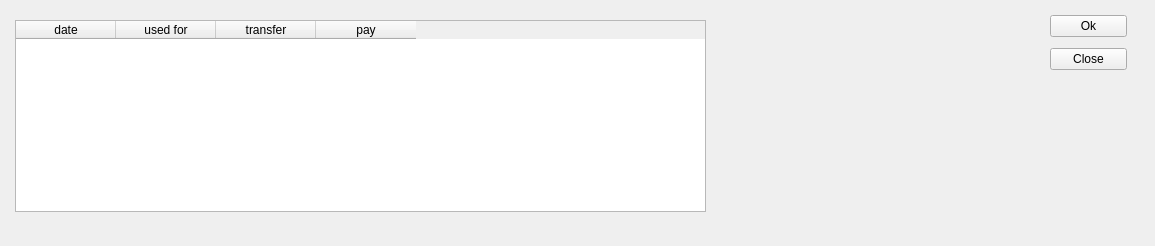
<ui version="4.0" >
 <class>FormShowHistoryList</class>
 <widget class="QWidget" name="FormShowHistoryList" >
  <property name="geometry" >
   <rect>
    <x>0</x>
    <y>0</y>
    <width>1155</width>
    <height>246</height>
   </rect>
  </property>
  <property name="windowTitle" >
   <string>Show History</string>
  </property>
  <widget class="QWidget" name="layoutWidget" >
   <property name="geometry" >
    <rect>
     <x>1050</x>
     <y>10</y>
     <width>77</width>
     <height>65</height>
    </rect>
   </property>
   <layout class="QVBoxLayout" >
    <item>
     <widget class="QPushButton" name="pushOk" >
      <property name="text" >
       <string>Ok</string>
      </property>
     </widget>
    </item>
    <item>
     <widget class="QPushButton" name="pushClose" >
      <property name="text" >
       <string>Close</string>
      </property>
     </widget>
    </item>
   </layout>
  </widget>
  <widget class="QTableWidget" name="tableList" >
   <property name="geometry" >
    <rect>
     <x>15</x>
     <y>20</y>
     <width>691</width>
     <height>192</height>
    </rect>
   </property>
   <column>
    <property name="text" >
     <string>date</string>
    </property>
   </column>
   <column>
    <property name="text" >
     <string>used for</string>
    </property>
   </column>
   <column>
    <property name="text" >
     <string>transfer</string>
    </property>
   </column>
   <column>
    <property name="text" >
     <string>pay</string>
    </property>
   </column>
  </widget>
 </widget>
 <resources/>
 <connections>
  <connection>
   <sender>pushClose</sender>
   <signal>clicked()</signal>
   <receiver>FormShowHistoryList</receiver>
   <slot>close()</slot>
   <hints>
    <hint type="sourcelabel" >
     <x>1088</x>
     <y>60</y>
    </hint>
    <hint type="destinationlabel" >
     <x>577</x>
     <y>122</y>
    </hint>
   </hints>
  </connection>
 </connections>
</ui>
